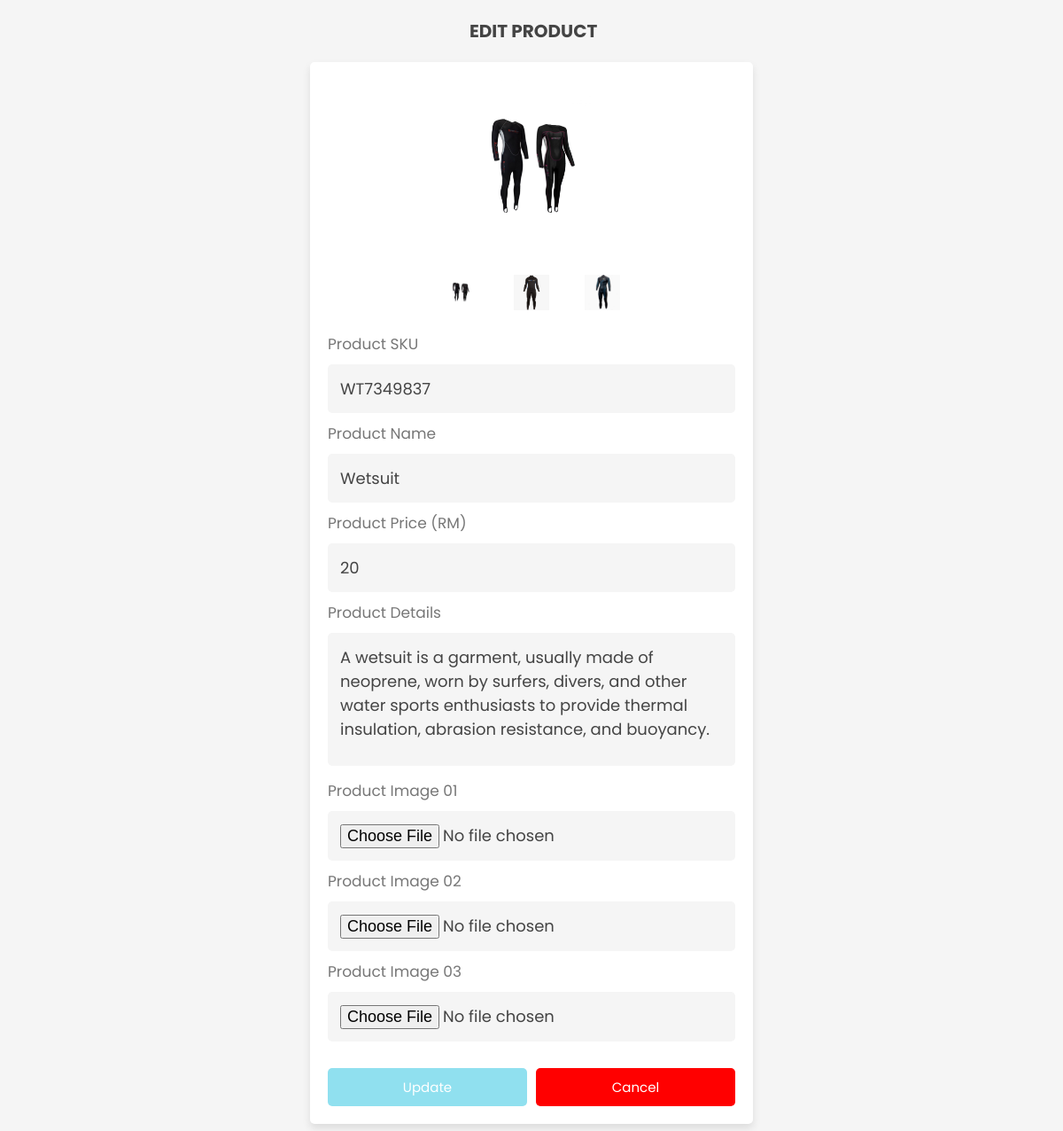
Page /admin/admineditproducts.php?get=49 on the committed database.
### tables this page shows
CREATE TABLE `products` (
  `id` int(11) NOT NULL,
  `sku` varchar(100) NOT NULL,
  `name` varchar(100) NOT NULL,
  `details` varchar(300) NOT NULL,
  `price` int(100) DEFAULT NULL,
  `image_01` blob NOT NULL,
  `image_02` blob NOT NULL,
  `image_03` blob NOT NULL,
  `availability` enum('available','unavailable') NOT NULL DEFAULT 'available'
);

### admin/admineditproducts.php (the view, shortened to what this page needs)
<?php
include '../config/connect.php';
$id = $_GET['get'];
?>
<!DOCTYPE html>
<html lang="en">
<head>
   <link rel="stylesheet" href="https://cdnjs.cloudflare.com/ajax/libs/font-awesome/6.1.1/css/all.min.css">
   <link rel="stylesheet" href="../admin/adminstyle.css">
</head>
<body>
<section class="update-product">
<?php
      $select = mysqli_query($conn, "SELECT * FROM `products` WHERE id='$id'");
      if($row = mysqli_fetch_assoc($select)){
   ?>
   <h1 class="heading"><i class="fa fa-pencil-square-o" aria-hidden="true"></i> Edit Product</h1>
   <form action="" method="post" enctype="multipart/form-data">
      <div class="image-container">
         <div class="main-image">
            <img src="uploaded_img.1/<?php echo $row['image_01']; ?>" alt="">
         </div>
         <div class="sub-image">
            <img src="uploaded_img.1/<?php echo $row['image_01']; ?>" alt="">
            <img src="uploaded_img.2/<?php echo $row['image_02']; ?>" alt="">
            <img src="uploaded_img.3/<?php echo $row['image_03']; ?>" alt="">
         </div>
      </div>
      <span>Product SKU</span>
      <input type="text" name="sku" required class="box" maxlength="100" placeholder="enter product SKU" value="<?php echo $row['sku']; ?>">
      <span>Product Name</span>
      <input type="text" name="name" required class="box" maxlength="100" placeholder="enter product name" value="<?php echo $row['name']; ?>">
      <span>Product Price (RM)</span>
      <input type="number" name="price" required class="box" min="0" max="9999999999" placeholder="enter product price" onkeypress="if(this.value.length == 10) return false;" value="<?php echo $row['price']; ?>">
      <span>Product Details</span>
      <textarea name="details" class="box" required cols="30" rows="10"><?php echo $row['details']; ?></textarea>
      <span>Product Image 01</span>
      <input type="file" name="image_01" accept="image/jpg, image/jpeg, image/png, image/webp" class="box">
      <span>Product Image 02</span>
      <input type="file" name="image_02" accept="image/jpg, image/jpeg, image/png, image/webp" class="box">
      <span>Product Image 03</span>
      <input type="file" name="image_03" accept="image/jpg, image/jpeg, image/png, image/webp" class="box">
      <div class="flex-btn">
         <input type="submit" name="update" class="btn" value="Update">
         <a href="../admin/adminproducts.php" class="delete-btn">Cancel</a>
      </div>
      </form>
</section>
<?php }; ?>
</body>
</html>

### admin/adminstyle.css (style rules this page uses)
:root { --main-color:#00B4D8; --orange:#FF9E00; --mint:#023E8A; --red:#03045E; --black:#444; --purple: #90E0EF; --white:#fff; --light-color:#777; --light-bg:#f5f5f5; --border: none; --box-shadow:0 .5rem 1rem rgba(0,0,0,.1); }
* { font-family: 'Poppins', sans-serif; margin:0; padding:0; box-sizing: border-box; outline: none; border:none; text-decoration: none; }
html { font-size: 62.5%; overflow-x: hidden; }
body { background-color: var(--light-bg); }
section { padding:2rem; max-width: 1200px; margin:0 auto; }
.heading { font-size: 2rem; color:var(--black); margin-bottom: 2rem; text-align: center; text-transform: uppercase; }
.btn, .delete-btn, .option-btn { display: block; width: 100%; margin-top: 2rem; border-radius: .5rem; padding:1rem 3rem; font-size: 1.5rem; text-transform: capitalize; color:var(--white); cursor: pointer; text-align: center; }
.btn { background-color: var(--purple); }
.delete-btn { background-color: red; }
.flex-btn { display: flex; gap:1rem; }
.update-product form { background-color: var(--white); box-shadow: var(--box-shadow); border-radius: .5rem; border:var(--border); padding:2rem; max-width: 50rem; margin:0 auto; }
.update-product form .image-container { margin-bottom: 2rem; }
.update-product form .image-container .main-image img { height: 20rem; width: 100%; object-fit: contain; }
.update-product form .image-container .sub-image { display: flex; gap:1rem; justify-content: center; margin:1rem 0; }
.update-product form .image-container .sub-image img { height: 5rem; width: 7rem; object-fit: contain; padding:.5rem; border:var(--border); cursor: pointer; transition: .2s linear; }
.update-product form .box { width: 100%; border-radius: .5rem; padding:1.4rem; font-size: 1.8rem; color:var(--black); background-color: var(--light-bg); margin:1rem 0; }
.update-product form span { font-size: 1.7rem; color:var(--light-color); }
.update-product form textarea { height: 15rem; resize: none; }

### rows in the picture
products: image_01 (picture), image_02 (picture), image_03 (picture), sku "WT7349837", name "Wetsuit", price "20", details "A wetsuit is a garment, usually made of neoprene, worn by surfers, divers, and other water sports enthusiasts to provide thermal insulation, abrasion resistance, and buoyancy."
